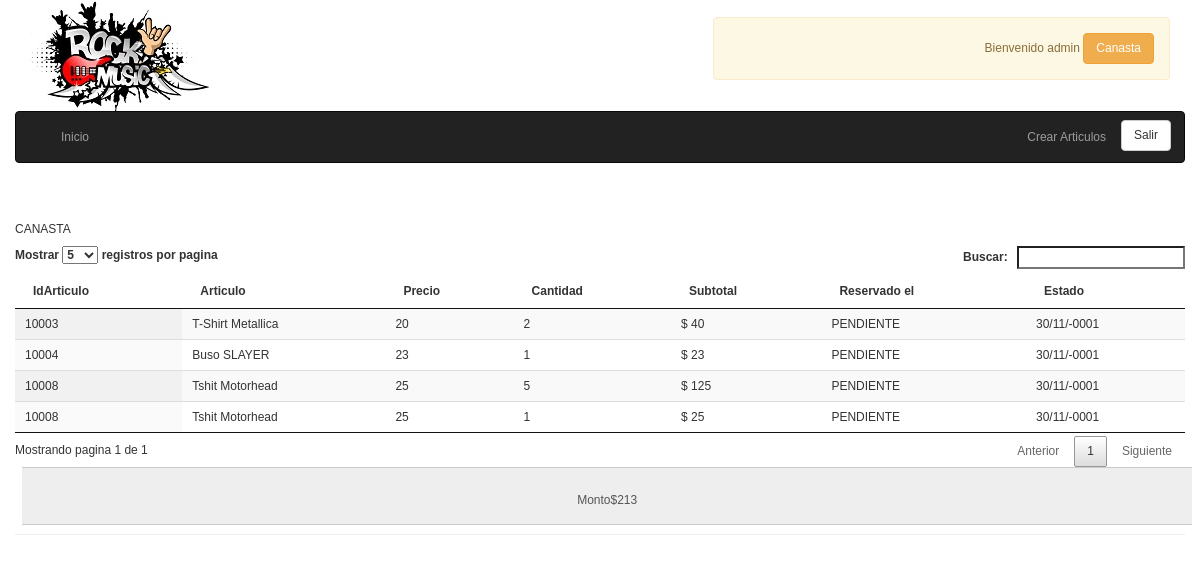
The page /canasta.php (signed in) on the database its author committed.
### tables this page shows
CREATE TABLE `canasta` (
  `IdCanasta` int(11) NOT NULL,
  `UserId` varchar(35) NOT NULL,
  `IdArticulo` varchar(35) NOT NULL,
  `Articulo` varchar(35) NOT NULL,
  `Precio` int(11) NOT NULL,
  `Cantidad` int(11) NOT NULL,
  `Fecha` datetime NOT NULL,
  `Status` varchar(30) NOT NULL
);

### canasta.php (the view, shortened to what this page needs)
<?php
$userid=$_SESSION["user_id"];
?>
<html>
  <head>
		<link rel="stylesheet" type="text/css" href="bootstrap/css/bootstrap.min.css">
    <LINK REL="stylesheet" TYPE="text/css" HREF="jquery.dataTables.min.css">
</HEAD>
<BODY>
	</head>
	<body>
	<?php include "php/navbar.php";
  include "conexion.php";
  $query = "SELECT * FROM Canasta WHERE `UserId`=$userid";
  ?>
  <div class="container">
	 <div class="row">
     <div class="page-header">
       <h5>CANASTA<small></small></h5>
      <?php
      $query = mysqli_query ($con, $query)
        or die ("Fallo en la consulta". mysqli_error ($con));
      $nfilas = mysqli_num_rows ($query);
      $Total=0;
      if ($nfilas > 0){
        print ("<TABLE id='grid' class='display' 'cellspacing='0'>\n");
        print ("<THEAD>");
              print ("<TR>\n");
        print ("<TH>IdArticulo</TH>\n");
        print ("<TH>Articulo</TH>\n");
        print ("<TH>Precio</TH>\n");
        print ("<TH>Cantidad</TH>\n");
        print ("<TH>Subtotal</TH>\n");
        print ("<TH>Reservado el</TH>\n");
        print ("<TH>Estado</TH>\n");
        print ("</TR>\n");
              print ("</THEAD>");
              print ("<TBODY>");
        for ($i=0; $i<$nfilas; $i++){
          $resultado = mysqli_fetch_array ($query);
        print ("<TR>\n");
        print ("<TD>" . $resultado['IdArticulo'] ."</TD>\n");
        print ("<TD>" . $resultado['Articulo'] ."</TD>\n");
        print ("<TD>" . $resultado['Precio'] ."</TD>\n");
        print ("<TD>" . $resultado['Cantidad'] ."</TD>\n");
        $Subtotal=$resultado['Precio']*$resultado['Cantidad'];
        print ("<TD>$ " . $Subtotal ."</TD>\n");
        print ("<TD>" . $resultado['Status'] ."</TD>\n");
        $Total=$Total+$Subtotal;
        print ("<TD>" . date("j/n/Y",strtotime($resultado['Fecha']))."</TD>\n");
        print ("</TR>\n");
        }
               print ("</TBODY>");
        print ("</TABLE>\n");
        print("<div class=label label-default>");
          print("<div class=input-group-addon>");
             print("<h1>Monto$".$Total."</h1>");
            print("</a>
            </div>
        </div></div></div></div>");
        ?><?php
        }
        ?>
</body>
</html>

### rows shown on the page
canasta: IdArticulo "10004", Articulo "Buso SLAYER", Precio "23", Cantidad "1", Status "PENDIENTE", Fecha "30/11/-0001"
canasta: IdArticulo "10003", Articulo "T-Shirt Metallica", Precio "20", Cantidad "2", Subtotal "40", Status "PENDIENTE", Fecha "30/11/-0001"
canasta: IdArticulo "10008", Articulo "Tshit Motorhead", Precio "25", Cantidad "5", Subtotal "125", Status "PENDIENTE", Fecha "30/11/-0001"
canasta: IdArticulo "10008", Articulo "Tshit Motorhead", Precio "25", Cantidad "1", Status "PENDIENTE", Fecha "30/11/-0001"

### other values the page prints
$_SESSION["username"] "admin"
$Total "213"
